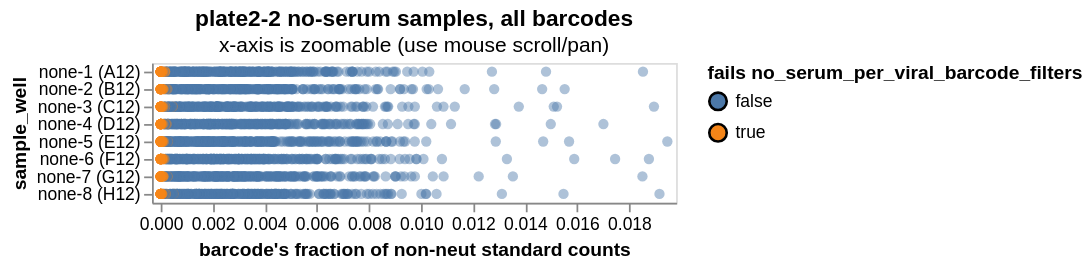
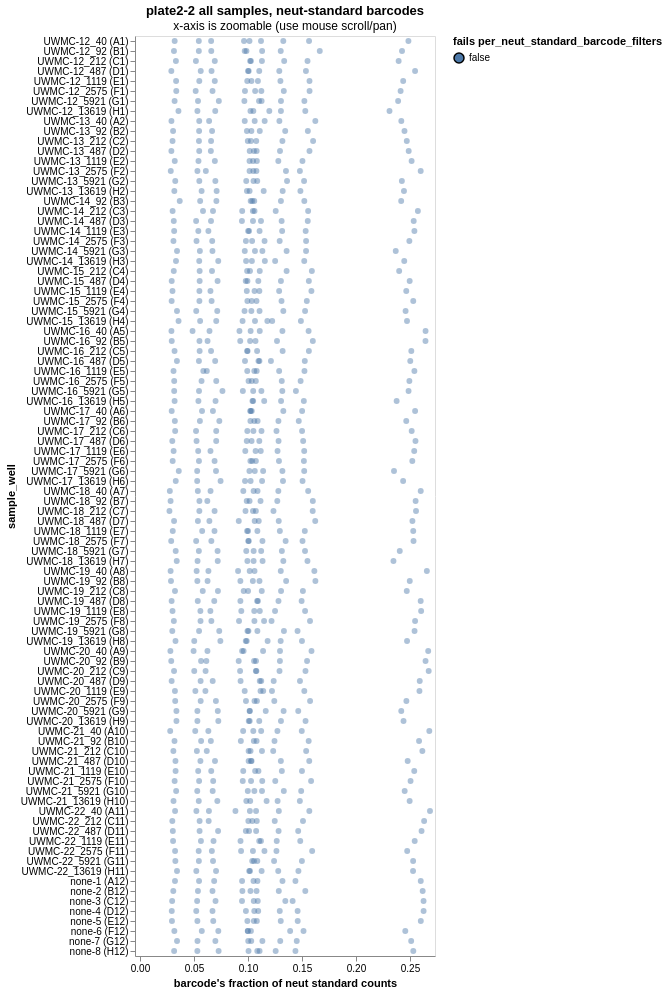

These figures' notebook cell, in order:
### Markdown cell above
## Consistency and minimum fractions for barcodes
We examine the fraction of counts attributable to each barcode. We do this splitting the data two ways:

 1. Looking at all viral (but not neut-standard) barcodes only for the no-serum samples (wells).

 2. Looking at just the neut-standard barcodes for all samples (wells).

The reasons is that if the experiment is set up perfectly, these fractions should be the same across all samples for each barcode.
(We do not expect viral barcodes to have consistent fractions across no-serum samples as they will be neutralized differently depending on strain).

We plot these fractions in interactive plots (you can mouseover points and zoom) so you can identify barcodes that fail the expected consistency QC thresholds.

We also make sure the barcodes meet specified QC minimum thresholds for all samples, and flag any that do not.

### Code cell
barcode_selection = alt.selection_point(fields=["barcode"], on="mouseover", empty=False)

# look at all samples for neut standard barcodes, or no-serum samples for all barcodes
for is_neut_standard, df in counts.groupby("neut_standard"):
    if is_neut_standard:
        print(
            f"\n\n{'=' * 89}\nAnalyzing neut-standard barcodes from all samples (wells)"
        )
        qc_name = "per_neut_standard_barcode_filters"
    else:
        print(f"\n\n{'=' * 89}\nAnalyzing all barcodes from no-serum samples (wells)")
        qc_name = "no_serum_per_viral_barcode_filters"
        df = df.query("serum == 'none'")

    df = df.assign(
        sample_counts=lambda x: x.groupby("sample")["count"].transform("sum"),
        count_frac=lambda x: x["count"] / x["sample_counts"],
        median_count_frac=lambda x: x.groupby("barcode")["count_frac"].transform(
            "median"
        ),
        fold_change_from_median=lambda x: numpy.where(
            x["count_frac"] > x["median_count_frac"],
            x["count_frac"] / x["median_count_frac"],
            x["median_count_frac"] / x["count_frac"],
        ),
    )[
        [
            "barcode",
            "count",
            "sample_well",
            "count_frac",
            "fold_change_from_median",
        ]
        + ([] if is_neut_standard else ["strain"])
    ]

    # barcode fails QC if fails in sufficient wells
    qc = qc_thresholds[qc_name]
    print(f"Apply QC {qc_name}: {qc}\n")
    fails_qc = (
        df.assign(
            fails_qc=lambda x: ~(
                (x["count_frac"] >= qc["min_frac"])
                & (x["fold_change_from_median"] <= qc["max_fold_change"])
            ),
        )
        .groupby("barcode", as_index=False)
        .aggregate(n_wells_fail_qc=pd.NamedAgg("fails_qc", "sum"))
        .assign(fails_qc=lambda x: x["n_wells_fail_qc"] >= qc["max_wells"])[
            ["barcode", "fails_qc"]
        ]
    )
    df = df.merge(fails_qc, on="barcode", validate="many_to_one")

    # make chart
    evenness_chart = (
        alt.Chart(df)
        .add_params(barcode_selection)
        .encode(
            alt.X(
                "count_frac",
                title=(
                    "barcode's fraction of neut standard counts"
                    if is_neut_standard
                    else "barcode's fraction of non-neut standard counts"
                ),
                scale=alt.Scale(nice=False, padding=5),
            ),
            alt.Y("sample_well", sort=sample_wells),
            alt.Fill(
                "fails_qc",
                title=f"fails {qc_name}",
                legend=alt.Legend(titleLimit=500),
            ),
            strokeWidth=alt.condition(barcode_selection, alt.value(2), alt.value(0)),
            size=alt.condition(barcode_selection, alt.value(60), alt.value(35)),
            tooltip=[
                alt.Tooltip(c, format=".2g") if df[c].dtype == float else c
                for c in df.columns
            ],
        )
        .mark_circle(fillOpacity=0.45, stroke="black", strokeOpacity=1)
        .properties(
            height=alt.Step(10),
            width=300,
            title=alt.TitleParams(
                (
                    f"{plate} all samples, neut-standard barcodes"
                    if is_neut_standard
                    else f"{plate} no-serum samples, all barcodes"
                ),
                subtitle="x-axis is zoomable (use mouse scroll/pan)",
            ),
        )
        .configure_axis(grid=False)
        .configure_legend(titleLimit=1000)
        .interactive()
    )

    display(evenness_chart)

    # drop barcodes failing QC
    barcode_drops = list(fails_qc.query("fails_qc")["barcode"])
    print(
        f"\nDropping {len(barcode_drops)} barcodes for failing {qc=}: {barcode_drops}"
    )
    qc_drops["barcodes"].update(
        {bc: "min_neut_standard_frac_per_well" for bc in barcode_drops}
    )
    counts = counts[~counts["barcode"].isin(qc_drops["barcodes"])]

### Figure 1 — Vega-Lite specification as saved in the notebook (floating-point values rounded to 4 significant figures; data arrays with more than 128 entries replaced by an {"elided": "..."} marker saying what was removed)
{"config": {"view": {"continuousWidth": 300, "continuousHeight": 300}, "axis": {"grid": false}, "legend": {"titleLimit": 1000}}, "data": {"name": "data-3e6df2bdcfc40831d1bfaf1661aa9ab1"}, "mark": {"type": "circle", "fillOpacity": 0.45, "stroke": "black", "strokeOpacity": 1}, "encoding": {"fill": {"field": "fails_qc", "legend": {"titleLimit": 500}, "title": "fails no_serum_per_viral_barcode_filters", "type": "nominal"}, "size": {"condition": {"param": "param_13", "value": 60, "empty": false}, "value": 35}, "strokeWidth": {"condition": {"param": "param_13", "value": 2, "empty": false}, "value": 0}, "tooltip": [{"field": "barcode", "type": "nominal"}, {"field": "count", "type": "quantitative"}, {"field": "sample_well", "type": "nominal"}, {"field": "count_frac", "format": ".2g", "type": "quantitative"}, {"field": "fold_change_from_median", "format": ".2g", "type": "quantitative"}, {"field": "strain", "type": "nominal"}, {"field": "fails_qc", "type": "nominal"}], "x": {"field": "count_frac", "scale": {"nice": false, "padding": 5}, "title": "barcode's fraction of non-neut standard counts", "type": "quantitative"}, "y": {"field": "sample_well", "sort": {"elided": "480 str values"}, "type": "nominal"}}, "height": {"step": 10}, "params": [{"name": "param_13", "select": {"type": "point", "fields": ["barcode"], "on": "mouseover"}}, {"name": "param_14", "select": {"type": "interval", "encodings": ["x", "y"]}, "bind": "scales"}], "title": {"text": "plate2-2 no-serum samples, all barcodes", "subtitle": "x-axis is zoomable (use mouse scroll/pan)"}, "width": 300, "$schema": "https://vega.github.io/schema/vega-lite/v5.20.1.json", "datasets": {"data-3e6df2bdcfc40831d1bfaf1661aa9ab1": {"elided": "2576 records"}}}

### Figure 2 — Vega-Lite specification as saved in the notebook (floating-point values rounded to 4 significant figures; data arrays with more than 128 entries replaced by an {"elided": "..."} marker saying what was removed)
{"config": {"view": {"continuousWidth": 300, "continuousHeight": 300}, "axis": {"grid": false}, "legend": {"titleLimit": 1000}}, "data": {"name": "data-86678849cb74143aeac87fad7d48c563"}, "mark": {"type": "circle", "fillOpacity": 0.45, "stroke": "black", "strokeOpacity": 1}, "encoding": {"fill": {"field": "fails_qc", "legend": {"titleLimit": 500}, "title": "fails per_neut_standard_barcode_filters", "type": "nominal"}, "size": {"condition": {"param": "param_13", "value": 60, "empty": false}, "value": 35}, "strokeWidth": {"condition": {"param": "param_13", "value": 2, "empty": false}, "value": 0}, "tooltip": [{"field": "barcode", "type": "nominal"}, {"field": "count", "type": "quantitative"}, {"field": "sample_well", "type": "nominal"}, {"field": "count_frac", "format": ".2g", "type": "quantitative"}, {"field": "fold_change_from_median", "format": ".2g", "type": "quantitative"}, {"field": "fails_qc", "type": "nominal"}], "x": {"field": "count_frac", "scale": {"nice": false, "padding": 5}, "title": "barcode's fraction of neut standard counts", "type": "quantitative"}, "y": {"field": "sample_well", "sort": {"elided": "480 str values"}, "type": "nominal"}}, "height": {"step": 10}, "params": [{"name": "param_13", "select": {"type": "point", "fields": ["barcode"], "on": "mouseover"}}, {"name": "param_15", "select": {"type": "interval", "encodings": ["x", "y"]}, "bind": "scales"}], "title": {"text": "plate2-2 all samples, neut-standard barcodes", "subtitle": "x-axis is zoomable (use mouse scroll/pan)"}, "width": 300, "$schema": "https://vega.github.io/schema/vega-lite/v5.20.1.json", "datasets": {"data-86678849cb74143aeac87fad7d48c563": {"elided": "828 records"}}}
